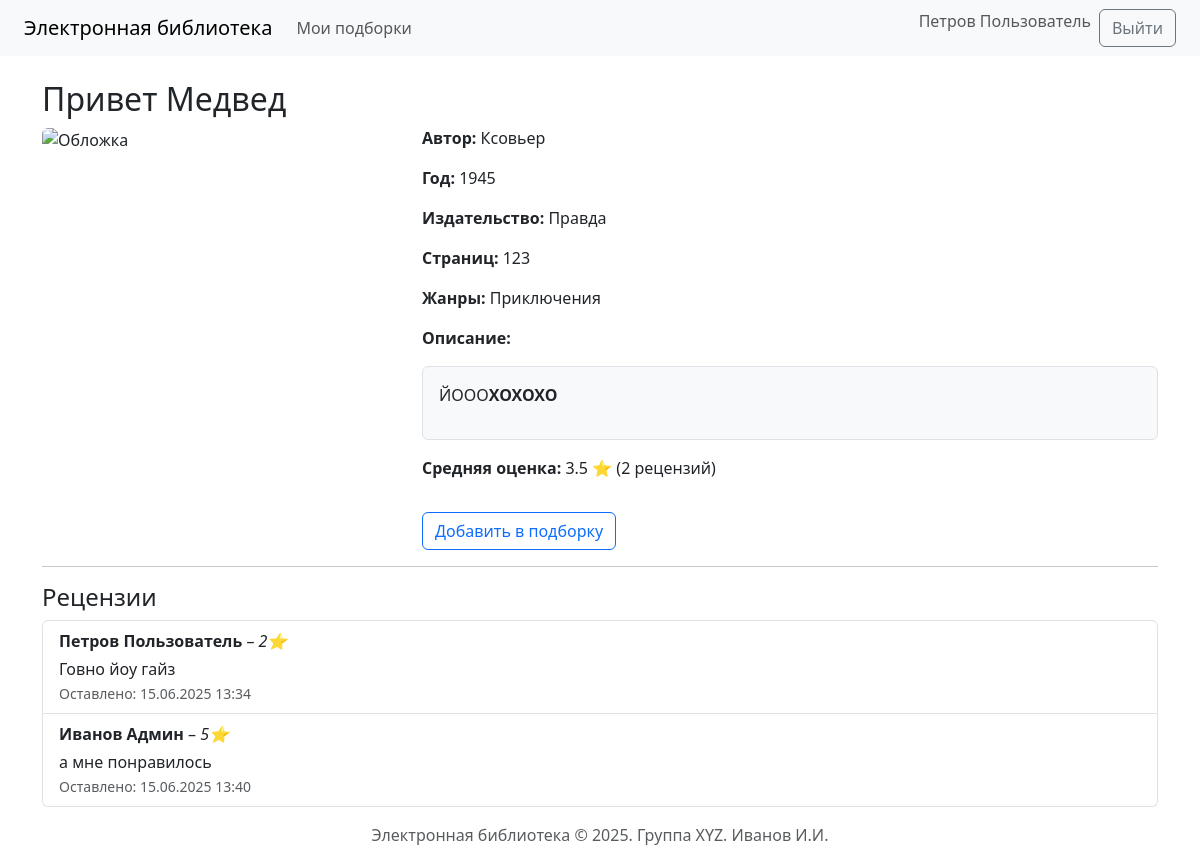
The app's page /book/6 (signed in) with its own data.
### app/models.py (models this page shows, shortened)
class User(UserMixin, db.Model):
    id = db.Column(db.Integer, primary_key=True)
    login = db.Column(db.String(64), unique=True, nullable=False)
    password_hash = db.Column(db.String(128), nullable=False)
    last_name = db.Column(db.String(64), nullable=False)
    first_name = db.Column(db.String(64), nullable=False)
    middle_name = db.Column(db.String(64), nullable=True)
    role_id = db.Column(db.Integer, db.ForeignKey('role.id'), nullable=False)
    reviews = db.relationship('Review', backref='user', lazy=True, cascade="all, delete")
    collections = db.relationship('Collection', backref='user', lazy=True, cascade="all, delete")
    def get_full_name(self):
        return f'{self.last_name} {self.first_name} {self.middle_name or ""}'.strip()

class Book(db.Model):
    id = db.Column(db.Integer, primary_key=True)
    title = db.Column(db.String(255), nullable=False)
    description = db.Column(db.Text, nullable=False)
    year = db.Column(db.Integer, nullable=False)
    publisher = db.Column(db.String(255), nullable=False)
    author = db.Column(db.String(255), nullable=False)
    pages = db.Column(db.Integer, nullable=False)
    cover_id = db.Column(db.Integer, db.ForeignKey('cover.id'), nullable=True)
    genres = db.relationship('Genre', secondary=book_genre, backref=db.backref('books', lazy='dynamic'))
    reviews = db.relationship('Review', backref='book', lazy=True, cascade="all, delete-orphan")
    def average_rating(self):
        if not self.reviews:
            return None
        return round(sum([r.rating for r in self.reviews]) / len(self.reviews), 1)
    def review_count(self):
        return len(self.reviews)

class Review(db.Model):
    id = db.Column(db.Integer, primary_key=True)
    book_id = db.Column(db.Integer, db.ForeignKey('book.id', ondelete='CASCADE'), nullable=False)
    user_id = db.Column(db.Integer, db.ForeignKey('user.id', ondelete='CASCADE'), nullable=False)
    rating = db.Column(db.Integer, nullable=False)
    text = db.Column(db.Text, nullable=False)
    created_at = db.Column(db.DateTime, default=datetime.utcnow, nullable=False)

### app/routes/books.py (the view)
@bp.route('/book/<int:id>')
def view(id):
    book = Book.query.get_or_404(id)
    book.description_html = markdown.markdown(book.description or "")
    return render_template('books/view.html', book=book)

### app/models.py (called while the page is built)
@login_manager.user_loader
def load_user(user_id):
    return User.query.get(int(user_id))

### app/templates/books/view.html (shortened to what this page needs)
{% extends 'base.html' %}
{% block content %}
<h2>{{ book.title }}</h2>
<div class="row">
    <div class="col-md-4">
        <img src="{{ url_for('static', filename='uploads/cover_' ~ book.cover.id) if book.cover else url_for('static', filename='uploads/no-image-large.jpg') }}"
             alt="Обложка"
             class="img-fluid rounded">
    </div>
    <div class="col-md-8">
        <p><strong>Автор:</strong> {{ book.author }}</p>
        <p><strong>Год:</strong> {{ book.year }}</p>
        <p><strong>Издательство:</strong> {{ book.publisher }}</p>
        <p><strong>Страниц:</strong> {{ book.pages }}</p>
        <p><strong>Жанры:</strong> {{ book.genres | map(attribute='name') | join(', ') }}</p>
        <p><strong>Описание:</strong></p>
        <div class="border rounded p-3 bg-light">
            {{ book.description_html | safe }}
        </div>
        <p class="mt-3"><strong>Средняя оценка:</strong>
            {% if book.average_rating() %}
                {{ book.average_rating() }} ⭐ ({{ book.review_count() }} рецензий)
            {% else %}
                Пока нет оценок
            {% endif %}
        </p>
        {% if current_user.is_authenticated %}
            {% if current_user.role.name == 'пользователь' %}
                <button class="btn btn-outline-primary mt-3" data-bs-toggle="modal" data-bs-target="#addToCollectionModal">
                    Добавить в подборку
                </button>
            {% endif %}
        {% endif %}
    </div>
</div>
<hr>
<h4>Рецензии</h4>
{% if book.reviews %}
    <ul class="list-group">
        {% for review in book.reviews %}
            <li class="list-group-item">
                <strong>{{ review.user.get_full_name() }}</strong> – <em>{{ review.rating }}⭐</em><br>
                <div class="mt-1">{{ review.text | safe }}</div>
                <small class="text-muted">Оставлено: {{ review.created_at.strftime('%d.%m.%Y %H:%M') }}</small>
            </li>
        {% endfor %}
    </ul>
{% else %}
    <p class="text-muted">На эту книгу ещё никто не оставил рецензию.</p>
{% endif %}
{% endblock %}

### app/templates/base.html (shortened to what this page needs)
<!DOCTYPE html>
<html lang="ru">
<head>
    <link rel="stylesheet" href="https://cdn.jsdelivr.net/npm/bootstrap@5.3.0/dist/css/bootstrap.min.css">
    <link rel="stylesheet" href="https://cdn.jsdelivr.net/npm/easymde/dist/easymde.min.css">
</head>
<body>
<nav class="navbar navbar-expand-lg navbar-light bg-light px-4">
    <a class="navbar-brand" href="{{ url_for('books.index') }}">Электронная библиотека</a>
    <div class="collapse navbar-collapse">
        <ul class="navbar-nav me-auto mb-2 mb-lg-0">
            {% if current_user.is_authenticated and current_user.role.name == 'пользователь' %}
                <li class="nav-item">
                    <a class="nav-link" href="{{ url_for('collections.list_collections') }}">Мои подборки</a>
                </li>
            {% endif %}
        </ul>
        <ul class="navbar-nav ms-auto">
            {% if current_user.is_authenticated %}
                <li class="nav-item">
                    <span class="navbar-text me-2">{{ current_user.get_full_name() }}</span>
                </li>
                <li class="nav-item">
                    <a class="btn btn-outline-secondary" href="{{ url_for('auth.logout') }}">Выйти</a>
                </li>
            {% else %}
                <li class="nav-item">
                    <a class="btn btn-outline-primary" href="{{ url_for('auth.login') }}">Войти</a>
                </li>
            {% endif %}
        </ul>
    </div>
</nav>
<div class="container mt-4">
    {% block content %}{% endblock %}
</div>
<footer class="text-center text-muted py-3">
    Электронная библиотека &copy; 2025. Группа XYZ. Иванов И.И.
</footer>
</body>
</html>

### records on screen
User: get_full_name "Петров Пользователь"
Book: title "Привет Медвед", author "Ксовьер", year "1945", publisher "Правда", pages "123"
Review: average_rating "3.5", user.get_full_name "Петров Пользователь", rating "2", text "Говно йоу гайз", created_at "15.06.2025 13:34"
Review: user.get_full_name "Иванов Админ", rating "5", text "а мне понравилось", created_at "15.06.2025 13:40"

### other values on screen
{{ book.genres | map(attribute='name') | join(', ') }} "Приключения"
{{ book.description_html | safe }} "ЙООО ХОХОХО"
{{ book.review_count() }} "2"
